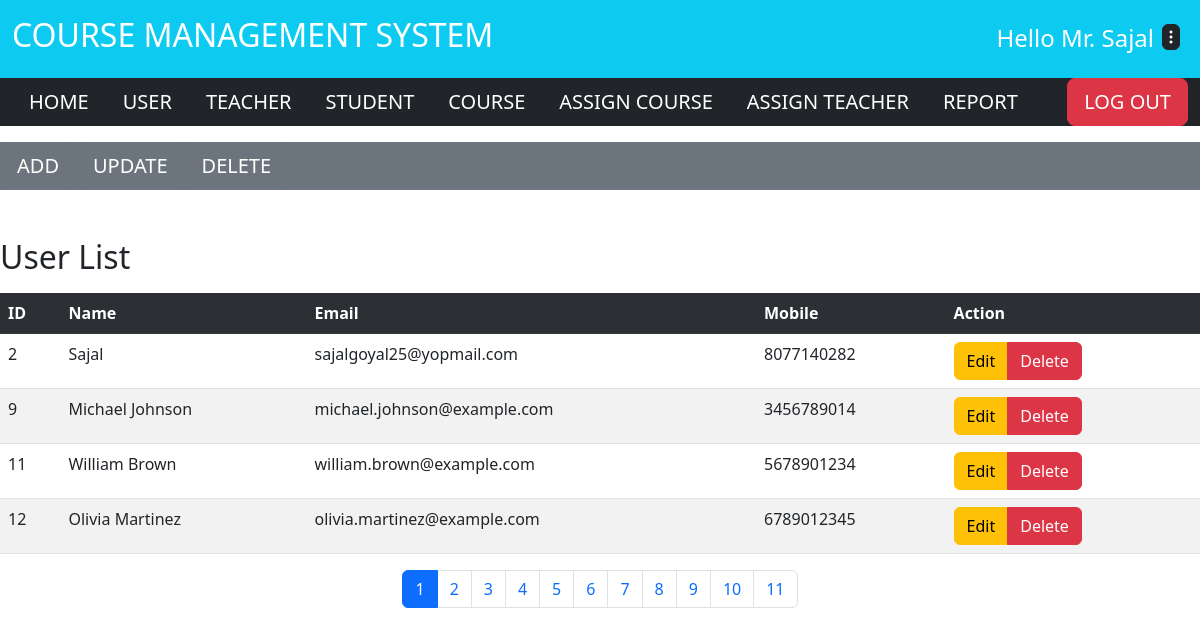
Page /user/index.php (signed in) on the earlier database version.
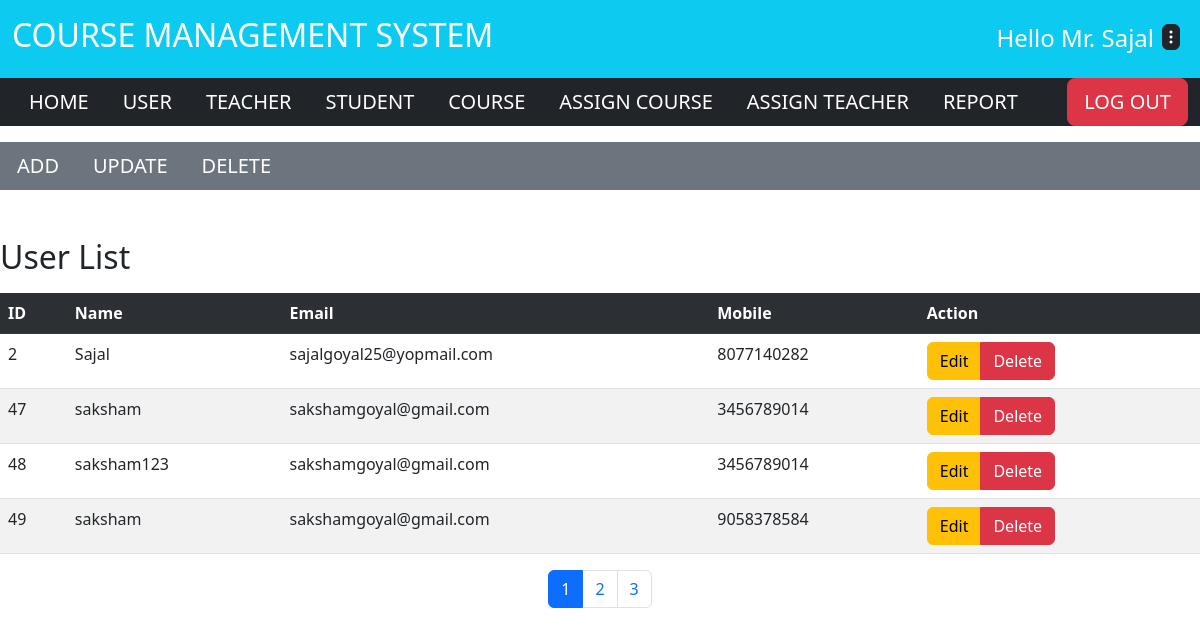
Same page on the later database version.
### tables this page shows
CREATE TABLE `user` (
  `id` int(11) NOT NULL,
  `name` varchar(100) DEFAULT NULL,
  `password` varchar(20) NOT NULL,
  `email` varchar(100) DEFAULT NULL,
  `mobile` varchar(20) DEFAULT NULL
);

### user/index.php (the view, shortened to what this page needs)
<?php
include('D:\xampp\htdocs\test\common\header.php');
?>
    <?php
     include('nav.php');
    ?>
<div class="mt-5">
<h2>User List</h2>
<table class="table table-striped mt-3">
    <tr class="table-dark">
        <th>ID</th>
        <th>Name</th>
        <th>Email</th>
        <th>Mobile</th>
        <th>Action</th>
    </tr>
    <?php
        include 'D:\xampp\htdocs\test\common\config.php';
        $limit = 4 ;
        if (@$_GET['page']) {
            $page = $_GET['page'];
        }else{
            $page = 1;
        }
        $offset = ($page - 1)* $limit ;
        $sql = "SELECT * FROM user LIMIT {$offset},{$limit}";
        $result = mysqli_query($conn, $sql) or die("Query Failed.");
        while ($row = mysqli_fetch_assoc($result)) {
            echo "<tr>";
            echo "<td>".$row['id']."</td>";
            echo "<td>".$row['name']."</td>";
            echo "<td>".$row['email']."</td>";
            echo "<td>".$row['mobile']."</td>";
            echo "<td> <div class='btn-group'> <a class='btn btn-warning ' href='edit_user.php?id=".$row['id']."'>Edit</a><a class='btn btn-danger' href='delete_user.php?id=".$row['id']."'>Delete</a> </div> </td>";
            echo "</tr>";
        }
echo "</table>";
echo "</div>";
        $sql1 = "SELECT * FROM user";
        $result1 = mysqli_query($conn, $sql1) or die("Query Failed.");
        if (mysqli_num_rows($result1) > 0) {
             $total_records = mysqli_num_rows($result1);
             $total_pages = ceil($total_records/$limit);
             echo "<ul class='pagination justify-content-center'>";
             for ($i=1; $i <= $total_pages ; $i++) {
                   if ($i == $page) {
                         $active = "active";
                     }else{
                         $active = "";
                     }
                   echo "<li class='page-item ".$active." '><a class='page-link' href='index.php?page=".$i."'>".$i."</a></li>";
             }
             echo "</ul>";
        }
include('D:\xampp\htdocs\test\common\footer.php');
?>

Differences in the rows shown:
removed user: id "9", name "Michael Johnson", email "michael.johnson@example.com", mobile "3456789014"
removed user: id "11", name "William Brown", email "william.brown@example.com", mobile "5678901234"
removed user: id "12", name "Olivia Martinez", email "olivia.martinez@example.com", mobile "6789012345"
now on this page (row unchanged): user: id "47", name "saksham", email "sakshamgoyal@gmail.com", mobile "3456789014"
now on this page (row unchanged): user: id "48", name "saksham123", email "sakshamgoyal@gmail.com", mobile "3456789014"
now on this page (row unchanged): user: id "49", name "saksham", email "sakshamgoyal@gmail.com", mobile "9058378584"
Other differences:
list line gone: "4"
list line gone: "5"
list line gone: "6"
list line gone: "7"
list line gone: "8"
list line gone: "9"
list line gone: "10"
list line gone: "11"
